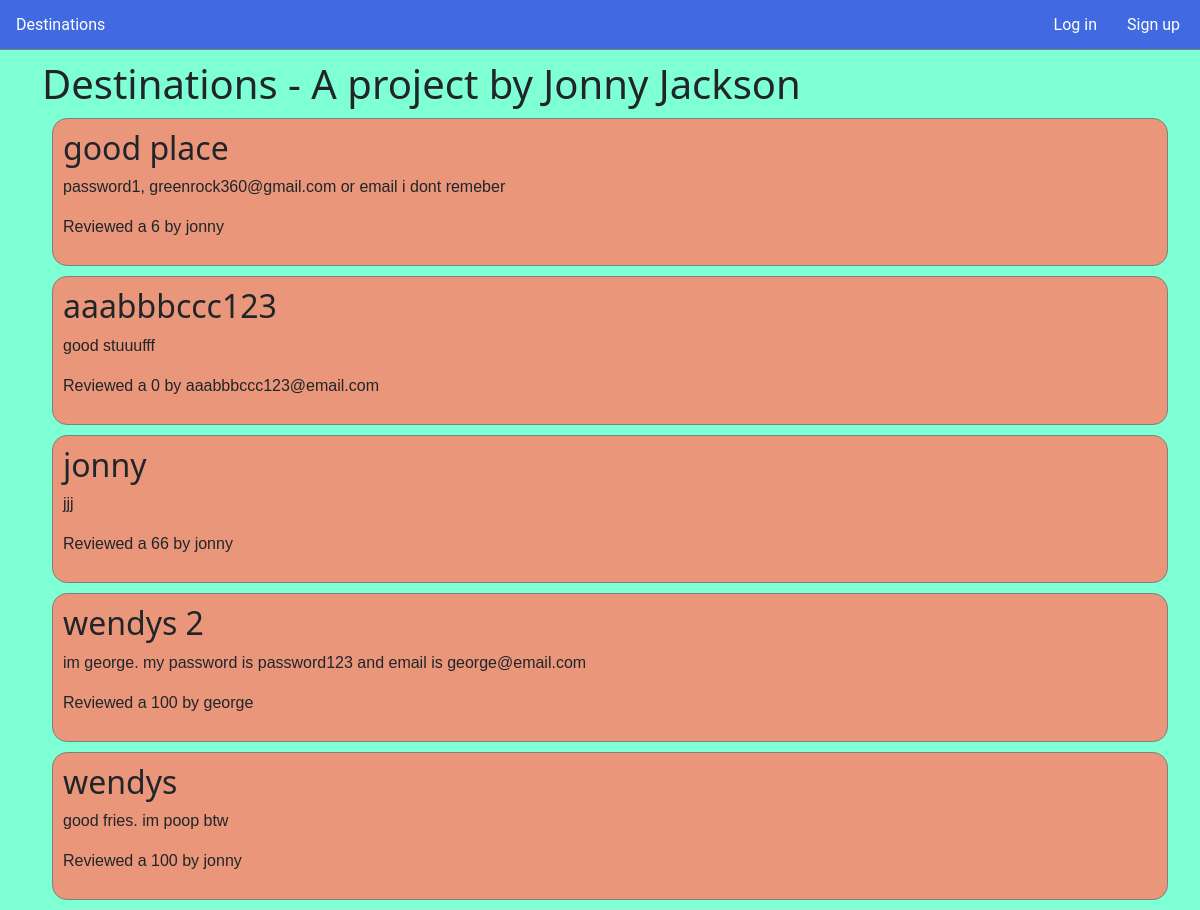
The app's page /, older data.
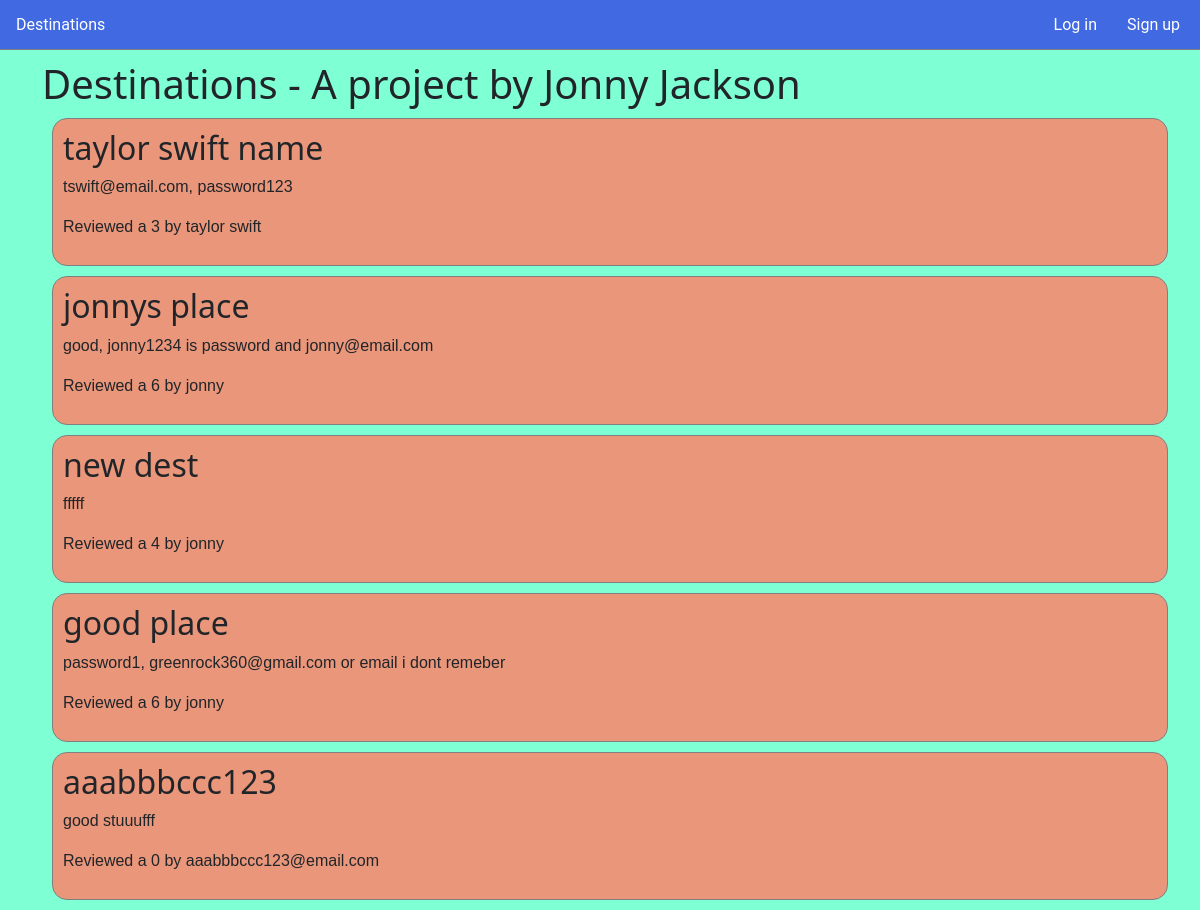
The same page, newer data.
### core/models.py (models this page shows)
class Destination(models.Model):
    name=models.TextField()
    review=models.TextField()
    rating=models.IntegerField()
    share_publicly=models.BooleanField()
    user=models.ForeignKey("User",on_delete=models.CASCADE,null=True)

class User(models.Model):
    name=models.TextField()
    email=models.TextField()
    password_hash=models.TextField()
    salt=models.TextField()

### core/views.py (the view)
# urls.py: path('',view=views.index),
def index(req):
    dests=Destination.objects.filter(share_publicly=1).order_by('-id')[:5]
    for d in dests:
        who=User.objects.get(id=int(d.user_id)).name
        d.whoPosted=who
    return render(req,'core/index.html',{"destinations":dests,"topBarInfo":getTopBarInfo(req)})

### core/views.py (called while the page is built)
def getTopBarInfo(req):
    topBarInfo=[]
    isLoggedIn=False
    try:
        isLoggedIn= Session.objects.get(token=req.COOKIES.get('token'))!=None
    except:
        pass
    if isLoggedIn: #if logged in
        topBarInfo.append("/destinations/")
        topBarInfo.append("My Destinations")
        topBarInfo.append("/logout/")
        topBarInfo.append("Log out")
    else:  #if not logged in
        topBarInfo.append("/sessions/new/")
        topBarInfo.append("Log in")
        topBarInfo.append("/users/new/")
        topBarInfo.append("Sign up")
    return topBarInfo

### core/templates/core/index.html (shortened to what this page needs)
{% extends 'core/generic.html' %}
{% load static %}
{% block extrahead %}
<link rel="stylesheet" type="text/css" href="{% static 'core/destinationStyles.css' %}">
{% endblock %}
{% block firstLinkInTopBar %}<a href="{{topBarInfo.0}}">{{topBarInfo.1}}</a>{% endblock %}
{% block secondLinkInTopBar %}<a href="{{topBarInfo.2}}">{{topBarInfo.3}}</a>{% endblock %}
{% block content %}
<div class="container">
    <h1>Destinations - A project by Jonny Jackson</h1>
    {% for destination in destinations %}
    <div class="destinationBox">
        <h3 class="destinationTitle">{{destination.name}}</h3>
        <p class="destinationReview">{{destination.review}}</p>
        <p class="destinationReview">Reviewed a {{destination.rating}} by {{destination.whoPosted}}</p>
    </div>
    {% endfor %}
</div>
{% endblock %}

### core/templates/core/generic.html (shortened to what this page needs)
{% load static %}
<!DOCTYPE html>
<html lang="en">
<head>
    <link rel="stylesheet" href="https://cdn.jsdelivr.net/npm/bootstrap@5.3.2/dist/css/bootstrap.min.css"
>
    <link rel="stylesheet" href="{% static 'core/styles.css' %}">
    {% block extrahead %}{% endblock %}
</head>
<body>
    <div id="topBar">
        <form action="/">
            <button id="currentPage" onclick="">Destinations</button>
        </form>
        <ul>
            <li>{% block firstLinkInTopBar %}{% endblock %}</li>
            <li>{% block secondLinkInTopBar %}{% endblock %}</li>
        </ul>
    </div>
    {%block content%}
    {% endblock %}
</body>
</html>

### core/static/core/styles.css (style rules this page uses)
body { background-color: aquamarine; }
#topBar { display: flex; flex-direction: row; justify-content: space-between; align-items: center; background-color: royalblue; border-bottom: 1px solid gray; width: 100%; height: 50px; top: 0; left: 0; position: fixed; z-index: 1000; }
#currentPage { color: white; font-family: "Roboto", sans-serif; font-weight: 400; margin: 10px; background-color: royalblue; border: none; }
#topBar>ul { margin: 0; padding: 0; display: flex; align-items: center; }
#topBar>ul>li { display: inline; margin-right: 10px; margin-left: 10px; }
#topBar>ul>li>a { color: white; text-decoration: none; transition: all .3s ease; font-family: "Roboto", sans-serif; font-weight: 400; margin-right: 10px; }
.container { margin-top: 60px; }

### core/static/core/destinationStyles.css (style rules this page uses)
.destinationBox { border: 1px solid gray; border-radius: 15px; width: 100%; background-color: darksalmon; padding: 10px; margin: 10px; }
.destinationReview { font-family: Arial, Helvetica, sans-serif; }
.destinationTitle { font-size: 2rem; }

Row changes from the older to the newer data that the page shows:
no longer on this page (row unchanged): Destination: name "jonny", review "jjj", rating "66", whoPosted "jonny"
no longer on this page (row unchanged): Destination: name "wendys 2", review "im george. my password is password123 and email is george@email.com", rating "100", whoPosted "george"
no longer on this page (row unchanged): Destination: name "wendys", review "good fries. im poop btw", rating "100", whoPosted "jonny"
added Destination: name "taylor swift name", review "tswift@email.com, password123", rating "3", whoPosted "taylor swift"
added Destination: name "jonnys place", review "good, jonny1234 is password and jonny@email.com", rating "6", whoPosted "jonny"
added Destination: name "new dest", review "fffff", rating "4", whoPosted "jonny"
